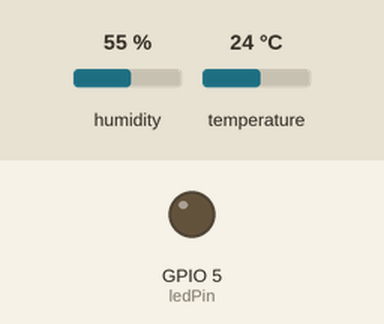
The sketch below on a simulated ESP8266 (NodeMCU). Parts: output pins drawn as LEDs (lit = HIGH). The test bench sets the inputs (shaded band); at power-on: temperature 24 °C, humidity 55 %. WiFi joins after 1.5 s; servers stay silent unless stated; no MQTT or app messages arrive unless stated; what the sketch prints to the serial monitor is not drawn.

Above: at 5.8 s.
5.9 s: temperature set to 30.3 °C
13.5 s: temperature set to 31.8 °C
At 16.8 s:
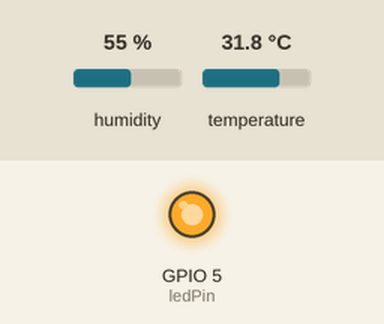
Timing chart, 0 to 18.3 s (numbered marks = the images above; inputs shaded):
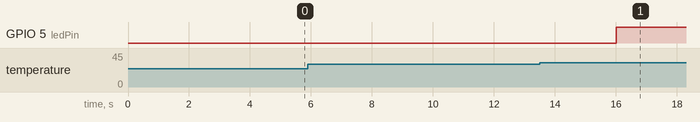

Measured:
- the behaviour switches between 31 and 31.1 °C on temperature (found by bisection; images 0 and 1)
- after the input at 5.9 s, every drawn part: stays the same
- after the input at 13.5 s, GPIO 5 (ledPin): LOW → HIGH after 2.5 s

The sketch:

6.7.ino
```cpp
/*
 * Tugas 6.7: Sistem Telemetri & Kendali Closed-Loop Industri
 * ---------------------------------------------------------------
 * 1. Telemetri JSON tiap 4 detik + field "kondisi_suhu" (NORMAL / PANAS)
 * 2. Alert otomatis ke topik /alert saat suhu > 31.0 C (state latch)
 * 3. LED menyala otomatis saat bahaya, tanpa menunggu operator
 * 4. Last Will and Testament (QoS 1, retain) + pesan ONLINE saat terhubung
 * 5. Manual override LED lewat topik /kendali (hanya saat suhu aman)
 * 6. Tanpa delay() yang memblokir (semua berbasis millis())
 */
#include <ESP8266WiFi.h>
#include <PubSubClient.h>
#include <ArduinoJson.h>
#include <DHT.h>

// Kredensial Jaringan Wi-Fi (Gunakan Hotspot Pribadi Anda)
const char* ssid = "XP";
const char* password = "1a2b3C4D";

// Konfigurasi Broker MQTT Publik
const char* mqttServer = "broker.hivemq.com";
const int mqttPort = 1883;

// IDENTITAS KLIEN (Wajib Unik!)
const char* clientId = "ESP8266_LabIoT_NIM-25782114_Safety";

// Pembagian Topik Mandiri
const char* topicTelemetri = "kampus/labiot/25782114/telemetri";
const char* topicKendali   = "kampus/labiot/25782114/kendali";
const char* topicAlert     = "kampus/labiot/25782114/alert";
const char* topicStatus    = "kampus/labiot/25782114/status";

// Pesan Last Will (dikirim broker jika NodeMCU putus mendadak) dan pesan ONLINE
const char* pesanLWT    = "{\"status\":\"OFFLINE\",\"keterangan\":\"Perangkat Terputus Tak Terduga\"}";
const char* pesanOnline = "{\"status\":\"ONLINE\",\"keterangan\":\"Perangkat Beroperasi Normal\"}";

// Alokasi Pin Perangkat Keras
const byte dhtPin = 2; // Pin D4 (GPIO 2)
const byte ledPin = 5; // Pin D1 (GPIO 5)
#define DHTTYPE DHT22

// Parameter sistem
const float BATAS_SUHU = 31.0;                    // Ambang bahaya (derajat C)
const unsigned long intervalTelemetri = 4000;     // Kirim telemetri tiap 4 detik
const unsigned long intervalReconnect = 5000;     // Jeda antar percobaan konek MQTT

DHT dht(dhtPin, DHTTYPE);
WiFiClient espClient;
PubSubClient client(espClient);

// Variabel status
unsigned long lastTelemetryTime = 0;
unsigned long lastReconnectTime = 0;
bool bahayaAktif   = false;   // true selama suhu melewati batas
bool alertTerkirim = false;   // latch: alert sudah dikirim untuk kejadian ini
bool ledState      = false;   // status LED saat ini
bool wifiOk        = false;   // untuk mencatat perubahan status Wi-Fi

// Mengatur LED sekaligus mencatat statusnya
void setLed(bool on) {
  ledState = on;
  digitalWrite(ledPin, on ? HIGH : LOW);
}

// Callback: menangani perintah manual dari operator
void callback(char* topic, byte* payload, unsigned int length) {
  char incomingBuffer[length + 1];
  memcpy(incomingBuffer, payload, length);
  incomingBuffer[length] = '\0';

  Serial.println("----------------------------------------");
  Serial.printf("[KONTROL DITERIMA] Topik: %s | Payload: %s\n", topic, incomingBuffer);

  StaticJsonDocument<256> doc;
  DeserializationError err = deserializeJson(doc, incomingBuffer);
  if (err) {
    Serial.println("Gagal membedah payload JSON!");
    return;
  }

  if (!doc["led"].isNull()) {
    int val = doc["led"];

    // Proteksi: saat bahaya, override manual ditolak agar LED tidak bisa dimatikan
    if (bahayaAktif) {
      Serial.println("--> [DITOLAK] Kondisi BAHAYA, LED dikunci menyala oleh sistem.");
    } else {
      setLed(val == 1);
      Serial.printf("--> [OVERRIDE] Status LED diubah: %s\n", ledState ? "MENYALA" : "PADAM");
    }
  }
  Serial.println("----------------------------------------");
}

// Memantau Wi-Fi tanpa memblokir (ESP8266 menyambung ulang sendiri)
void cekWiFi() {
  bool ok = (WiFi.status() == WL_CONNECTED);
  if (ok && !wifiOk) {
    Serial.print("[WIFI] Terhubung, IP: ");
    Serial.println(WiFi.localIP());
  } else if (!ok && wifiOk) {
    Serial.println("[WIFI] Terputus, mencoba menyambung ulang...");
  }
  wifiOk = ok;
}

// Menjaga koneksi MQTT secara non-blocking
void jagaKoneksiMQTT() {
  if (client.connected()) {
    client.loop(); // Memelihara sesi TCP dan memproses callback masuk
    return;
  }
  if (!wifiOk) return;

  unsigned long now = millis();
  if (now - lastReconnectTime < intervalReconnect) return;
  lastReconnectTime = now;

  Serial.print("[MQTT] Menghubungkan ke broker...");
  // connect(id, user, pass, willTopic, willQoS, willRetain, willMessage)
  if (client.connect(clientId, NULL, NULL, topicStatus, 1, true, pesanLWT)) {
    Serial.println(" Sukses Terhubung!");
    client.subscribe(topicKendali);
    client.publish(topicStatus, pesanOnline, true); // timpa pesan OFFLINE yang tersimpan
    Serial.println("[MQTT] Status ONLINE dipublikasikan.");
  } else {
    Serial.printf(" Gagal (rc=%d)\n", client.state());
  }
}

// Mengirim peringatan bahaya, mengembalikan true jika berhasil
bool kirimAlert(float suhu) {
  StaticJsonDocument<128> doc;
  doc["status"]     = "BAHAYA";
  doc["parameter"]  = "OVERHEAT";
  doc["nilai_suhu"] = serialized(String(suhu, 1));

  char buffer[128];
  serializeJson(doc, buffer);

  bool ok = client.publish(topicAlert, buffer);
  Serial.printf("[ALERT] %s -> %s\n", buffer, ok ? "terkirim" : "GAGAL");
  return ok;
}

// Satu siklus: baca sensor -> cek bahaya -> kirim telemetri
void prosesSiklus() {
  float t = dht.readTemperature();
  float h = dht.readHumidity();

  if (isnan(t) || isnan(h)) {
    Serial.println("Peringatan: Gagal membaca data DHT!");
    return;
  }

  // ----- Edge safety engine (tetap jalan walau broker putus) -----
  if (t > BATAS_SUHU) {
    if (!bahayaAktif) {                 // transisi NORMAL -> BAHAYA
      bahayaAktif   = true;
      alertTerkirim = false;
      setLed(true);                     // LED menyala otomatis
      Serial.println("[SAFETY] SUHU KRITIS! LED dinyalakan otomatis.");
    }
    if (!alertTerkirim && client.connected()) {
      alertTerkirim = kirimAlert(t);    // kirim sekali per kejadian bahaya
    }
  } else if (bahayaAktif) {             // transisi BAHAYA -> NORMAL
    bahayaAktif   = false;
    alertTerkirim = false;              // reset latch untuk kejadian berikutnya
    setLed(false);
    Serial.println("[SAFETY] Suhu kembali aman. LED padam, override manual aktif.");
  }

  // ----- Telemetri rutin -----
  if (client.connected()) {
    StaticJsonDocument<256> docOut;
    docOut["node_id"]      = clientId;
    docOut["suhu"]         = serialized(String(t, 2));
    docOut["kelembapan"]   = serialized(String(h, 2));
    docOut["status_led"]   = ledState ? 1 : 0;
    docOut["kondisi_suhu"] = (t > BATAS_SUHU) ? "PANAS" : "NORMAL";

    char buffer[256];
    serializeJson(docOut, buffer);

    if (client.publish(topicTelemetri, buffer)) {
      Serial.printf("[TELEMETRI TERKIRIM] %s\n", buffer);
    } else {
      Serial.println("[ERROR] Gagal memublikasikan telemetri!");
    }
  }
}

void setup() {
  Serial.begin(115200);
  pinMode(ledPin, OUTPUT);
  setLed(false); // Status awal LED padam
  dht.begin();

  WiFi.mode(WIFI_STA);
  WiFi.begin(ssid, password); // Tanpa loop menunggu, dipantau di loop()

  client.setServer(mqttServer, mqttPort);
  client.setCallback(callback);
  client.setBufferSize(512);  // Ruang cukup untuk paket dan pesan LWT
  client.setKeepAlive(15);    // Pesan LWT muncul sekitar 20-25 detik setelah putus
}

void loop() {
  cekWiFi();
  jagaKoneksiMQTT();

  unsigned long now = millis();
  if (now - lastTelemetryTime >= intervalTelemetri) {
    lastTelemetryTime = now;
    prosesSiklus();
  }
}
```
